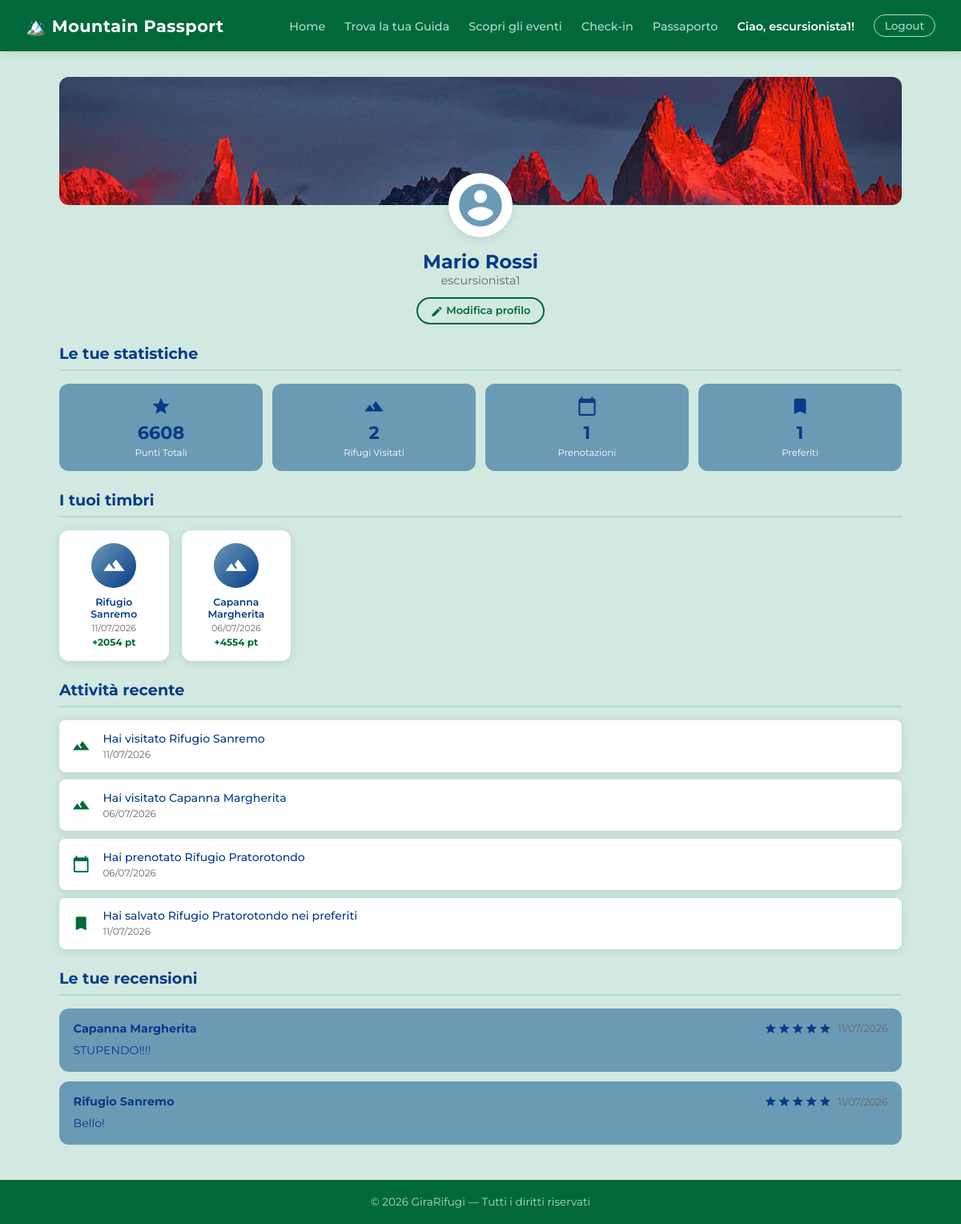
Screenshot of /passaporto/ (signed in) with the database file from the repository.
### rifugi/models.py (models this page shows, shortened)
class Visita(models.Model):
    escursionista = models.ForeignKey (
        User,
        on_delete=models.CASCADE,
        related_name='visite'
    )
    rifugio = models.ForeignKey (
        Rifugio,
        on_delete=models.CASCADE,
        related_name='visite'
    )
    data_visita = models.DateTimeField(auto_now_add=True)
    class Meta:
        verbose_name_plural = "Visite"
        unique_together = ('escursionista', 'rifugio')

class Rifugio(models.Model):
    nome = models.CharField(max_length=200)
    localita = models.CharField(max_length=200)
    altitudine = models.IntegerField()
    latitudine = models.FloatField()
    longitudine = models.FloatField()
    regione = models.CharField(max_length=100)
    TIPO_CHOICES = [
        ('RIFUGIO', 'Rifugio'),
        ('BIVACCO', 'Bivacco'),
        ('CAPANNA', 'Capanna'),
    ]
    tipo = models.CharField(max_length=20, choices=TIPO_CHOICES, default='RIFUGIO')
    descrizione = models.TextField(blank=True)
    posti_letto = models.IntegerField(default=0)
    posti_disponibili = models.IntegerField(default=0)
    immagine = models.ImageField(upload_to='rifugi/', blank=True, null=True)
    qr_uuid = models.UUIDField(default=uuid.uuid4, unique=True, editable=False)
    STATO_CHOICES = [
        ('in_attesa', 'In attesa'),
        ('approvato', 'Approvato'),
    ]
    stato = models.CharField(max_length=20, choices=STATO_CHOICES, default='in_attesa')
    gestore = models.ForeignKey(
        User,
        on_delete=models.SET_NULL,
        null=True,
        blank=True,
        related_name='rifugi'
    )
    class Meta:
        verbose_name_plural = "Rifugi"

class Prenotazione(models.Model):
    escursionista = models.ForeignKey(
        User,
        on_delete=models.CASCADE,
        related_name='prenotazioni'
    )
    rifugio = models.ForeignKey(
        Rifugio,
        on_delete=models.CASCADE,
        related_name='prenotazioni'
    )
    data_arrivo = models.DateField()
    data_partenza = models.DateField()
    num_ospiti = models.IntegerField(default=1)
    STATO_CHOICES = [
        ('in_attesa', 'In attesa'),
        ('approvata', 'Approvata'),
        ('rifiutata', 'Rifiutata'),
    ]
    stato = models.CharField(max_length=20, choices=STATO_CHOICES, default='in_attesa')
    class Meta:
        verbose_name_plural = "Prenotazioni"

class Recensione(models.Model):
    escursionista = models.ForeignKey(
        User,
        on_delete=models.CASCADE,
        related_name='recensioni'
    )
    rifugio = models.ForeignKey(
        Rifugio,
        on_delete=models.CASCADE,
        related_name='recensioni'
    )
    testo = models.TextField()
    voto = models.IntegerField(
        validators=[MinValueValidator(1), MaxValueValidator(5)]
    )
    data = models.DateTimeField(auto_now_add=True)
    class Meta:
        verbose_name_plural = "Recensioni"

### rifugi/views.py (the view)
        def wrapper(request, *args, **kwargs):
            if not request.user.is_authenticated:
                from django.contrib.auth.views import redirect_to_login
                return redirect_to_login(request.get_full_path())
            if not request.user.groups.filter(name=nome_gruppo).exists() and not request.user.is_superuser:
                return render(request, '403.html', status=403)
            return view_func(request, *args, **kwargs)

### rifugi/views.py (called while the page is built)
def gruppo_richiesto(nome_gruppo):
    def decorator(view_func):
        def wrapper(request, *args, **kwargs):
            if not request.user.is_authenticated:
                from django.contrib.auth.views import redirect_to_login
                return redirect_to_login(request.get_full_path())
            if not request.user.groups.filter(name=nome_gruppo).exists() and not request.user.is_superuser:
                return render(request, '403.html', status=403)
            return view_func(request, *args, **kwargs)
        return wrapper
    return decorator

### templates/rifugi/passaporto.html (shortened to what this page needs)
{% extends 'base.html' %}
{% load static %}
{% block content %}
<div class="profilo-hero">
    <div class="profilo-copertina"></div>
    <div class="profilo-avatar">
        <span class="material-icons">account_circle</span>
    </div>
</div>
<div class="profilo-info">
    <h1>{{ user.first_name }} {{ user.last_name }}</h1>
    <p>{{ user.username }}</p>
    <a href="{% url 'modifica_profilo' %}" class="btn btn-outline btn-sm" style="margin-top:0.75rem;">
        <span class="material-icons" style="font-size:1rem; vertical-align:middle;">edit</span>
        Modifica profilo
    </a>
</div>
<h2 class="section-title">Le tue statistiche</h2>
<div class="profilo-stats">
    <div class="profilo-stat-card">
        <span class="material-icons">star</span>
        <span class="profilo-stat-value">{{ punti_totali }}</span>
        <span class="profilo-stat-label">Punti Totali</span>
    </div>
    <div class="profilo-stat-card">
        <span class="material-icons">terrain</span>
        <span class="profilo-stat-value">{{ num_visite }}</span>
        <span class="profilo-stat-label">Rifugi Visitati</span>
    </div>
    <div class="profilo-stat-card">
        <span class="material-icons">calendar_today</span>
        <span class="profilo-stat-value">{{ num_prenotazioni }}</span>
        <span class="profilo-stat-label">Prenotazioni</span>
    </div>
    <div class="profilo-stat-card">
        <span class="material-icons">bookmark</span>
        <span class="profilo-stat-value">{{ num_preferiti }}</span>
        <span class="profilo-stat-label">Preferiti</span>
    </div>
</div>
<h2 class="section-title">I tuoi timbri</h2>
{% if visite %}
<div class="timbri-grid">
    {% for visita in visite %}
    <a href="{% url 'rifugio' visita.rifugio.pk %}" class="timbro-card">
        <div class="timbro-icon">
            <span class="material-icons">landscape</span>
        </div>
        <p class="timbro-nome">{{ visita.rifugio.nome }}</p>
        <p class="timbro-data">{{ visita.data_visita|date:"d/m/Y" }}</p>
        <p class="timbro-punti">+{{ visita.rifugio.altitudine }} pt</p>
    </a>
    {% endfor %}
</div>
{% else %}
<div class="empty-state">
    <span class="material-icons">explore</span>
    <p>Non hai ancora visitato nessun rifugio.</p>
    <a href="{% url 'home' %}" class="btn btn-primary">Esplora i rifugi</a>
</div>
{% endif %}
<h2 class="section-title">Attività recente</h2>
{% if attivita %}
<div class="attivita-list">
    {% for a in attivita %}
    <div class="attivita-item">
        <span class="material-icons attivita-icon">{{ a.icona }}</span>
        <div class="attivita-testo">
            <p>{{ a.testo }}</p>
            <span>{{ a.data|date:"d/m/Y" }}</span>
        </div>
    </div>
    {% endfor %}
</div>
{% else %}
<div class="empty-state">
    <span class="material-icons">history</span>
    <p>Nessuna attività recente.</p>
</div>
{% endif %}
<h2 class="section-title">Le tue recensioni</h2>
{% if recensioni %}
    {% for r in recensioni %}
    <div class="recensione-card">
        <div class="recensione-header">
            <strong>{{ r.rifugio.nome }}</strong>
            <span class="recensione-voto">
                {% for i in "12345" %}
                    {% if forloop.counter <= r.voto %}
                        <span class="material-icons star-on">star</span>
                    {% else %}
                        <span class="material-icons star-off">star</span>
                    {% endif %}
                {% endfor %}
            </span>
            <span class="recensione-data">{{ r.data|date:"d/m/Y" }}</span>
        </div>
        <p>{{ r.testo }}</p>
    </div>
    {% endfor %}
{% else %}
<div class="empty-state">
    <span class="material-icons">rate_review</span>
    <p>Non hai ancora scritto nessuna recensione.</p>
</div>
{% endif %}
{% endblock %}

### templates/base.html (shortened to what this page needs)
{% load static %}
<!DOCTYPE html>
<html lang="it">
<head>
    <link rel="stylesheet" href="{% static 'css/base.css' %}">
    <link rel="stylesheet" href="{% static 'css/home.css' %}">
    <link rel="stylesheet" href="{% static 'css/eventi.css' %}">
    <link rel="stylesheet" href="{% static 'css/detail.css' %}">
    <link rel="stylesheet" href="{% static 'css/form.css' %}">
    <link rel="stylesheet" href="{% static 'css/pages.css' %}">
</head>
<body>
<nav class="navbar">
    <a href="{% url 'home' %}" class="navbar-brand">🏔️ Mountain Passport</a>
    <ul class="navbar-nav">
        <li><a href="{% url 'home' %}">Home</a></li>
        <li><a href="{% url 'guide' %}">Trova la tua Guida</a></li>
        <li><a href="{% url 'eventi' %}">Scopri gli eventi</a></li>
        {% if user.is_authenticated %}
            {% if user.groups.all.0.name == 'Escursionista' %}
                <li><a href="{% url 'checkin' %}">Check-in</a></li>
                <li><a href="{% url 'passaporto' %}">Passaporto</a></li>
            {% elif user.groups.all.0.name == 'GestoreRifugio' %}
                <li><a href="{% url 'dashboard_gestore' %}">Dashboard</a></li>
            {% elif user.groups.all.0.name == 'GuidaAlpina' %}
                <li><a href="{% url 'dashboard_guida' %}">Dashboard</a></li>
            {% elif user.groups.all.0.name == 'Admin' or user.is_superuser %}
                <li><a href="{% url 'pannello_admin' %}">Pannello Admin</a></li>
            {% endif %}
            <li><span class="navbar-user">Ciao, {{ user.username }}!</span></li>
            <li>
                <form method="post" action="/accounts/logout/" style="display:inline">
                    <button type="submit" class="btn-logout">Logout</button>
                </form>
            </li>
        {% else %}
            <li><a href="/accounts/login/">Login</a></li>
            <li><a href="{% url 'register' %}">Registrati</a></li>
        {% endif %}
    </ul>
</nav>
<main>
    {% block content %}{% endblock %}
</main>
<footer>
    <p>&copy; 2026 GiraRifugi — Tutti i diritti riservati</p>
</footer>
</body>
</html>

### static/css/base.css (style rules this page uses)
:root { --green-dark: #016939; --green: #4B9978; --green-light: #AFDCCD; --green-bg: #D1E9E1; --blue-dark: #073B88; --blue: #2F629A; --blue-light: #6B9AB5; --gray: #666666; --gray-light: #E0E0E0; --gray-bg: #F5F5F5; --white: #FFFFFF; --shadow: 0 2px 12px rgba(0,0,0,0.10); --radius: 12px; --radius-sm: 8px; }
*, *::before, *::after { box-sizing: border-box; margin: 0; padding: 0; }
body { font-family: 'Montserrat', sans-serif; background-color: var(--green-bg); color: var(--blue-dark); min-height: 100vh; display: flex; flex-direction: column; }
a { color: var(--blue); text-decoration: none; }
.navbar { background-color: var(--green-dark); padding: 0 2rem; display: flex; align-items: center; justify-content: space-between; height: 64px; box-shadow: var(--shadow); position: sticky; top: 0; z-index: 100; }
.navbar-brand { font-size: 1.3rem; font-weight: 700; color: var(--white) !important; letter-spacing: 0.5px; text-decoration: none; }
.navbar-nav { display: flex; align-items: center; gap: 1.5rem; list-style: none; }
.navbar-nav a { color: var(--green-light); font-size: 0.9rem; font-weight: 500; transition: color 0.2s; }
.navbar-user { color: var(--white); font-size: 0.9rem; font-weight: 600; }
.btn-logout { background: transparent; border: 1px solid var(--green-light); color: var(--green-light); padding: 0.3rem 0.8rem; border-radius: 20px; cursor: pointer; font-family: 'Montserrat', sans-serif; font-size: 0.85rem; font-weight: 500; transition: all 0.2s; }
main { flex: 1; max-width: 1100px; margin: 0 auto; padding: 2rem 1.5rem; width: 100%; }
.btn { display: inline-block; padding: 0.65rem 1.5rem; border-radius: 24px; font-weight: 600; font-size: 0.9rem; cursor: pointer; transition: all 0.2s; border: none; font-family: 'Montserrat', sans-serif; text-decoration: none; }
.btn-outline { background-color: transparent; color: var(--green-dark); border: 2px solid var(--green-dark); }
.btn-sm { padding: 0.4rem 1rem; font-size: 0.82rem; }
footer { background-color: var(--green-dark); color: var(--green-light); text-align: center; padding: 1.2rem; font-size: 0.85rem; margin-top: auto; }

### static/css/detail.css (style rules this page uses)
.recensione-card { background: var(--blue-light); border-radius: var(--radius); padding: 1rem 1.1rem; margin-bottom: 0.75rem; }
.recensione-header { display: flex; align-items: center; gap: 0.5rem; margin-bottom: 0.5rem; flex-wrap: wrap; }
.recensione-header .material-icons { font-size: 1.4rem; color: var(--blue-dark); }
.recensione-header strong { color: var(--blue-dark); font-size: 0.9rem; }
.recensione-voto { display: flex; gap: 1px; margin-left: auto; }
.star-on { font-size: 1rem !important; color: #f5a623; }
.star-off { font-size: 1rem !important; color: var(--gray-light); }
.recensione-data { font-size: 0.78rem; color: var(--gray); }
.recensione-card p { font-size: 0.88rem; color: var(--blue-dark); line-height: 1.5; }

### rows the page displays
Visita: rifugio.nome "Rifugio Sanremo", data_visita "11/07/2026", rifugio.altitudine "2054", data "11/07/2026"
Visita: rifugio.nome "Capanna Margherita", data_visita "06/07/2026", rifugio.altitudine "4554", data "06/07/2026"
Prenotazione: data "06/07/2026"
Recensione: rifugio.nome "Capanna Margherita", data "11/07/2026", testo "STUPENDO!!!!"
Recensione: rifugio.nome "Rifugio Sanremo", data "11/07/2026", testo "Bello!"

### other values shown
{{ user.username }} "escursionista1"
{{ user.first_name }} "Mario"
{{ user.last_name }} "Rossi"
{{ punti_totali }} "6608"
{{ num_visite }} "2"
{{ num_prenotazioni }} "1"
{{ num_preferiti }} "1"
{{ a.testo }} "Hai visitato Rifugio Sanremo" "Hai visitato Capanna Margherita" "Hai prenotato Rifugio Pratorotondo" "Hai salvato Rifugio Pratorotondo nei preferiti"
{{ a.data|date:"d/m/Y" }} "11/07/2026"
